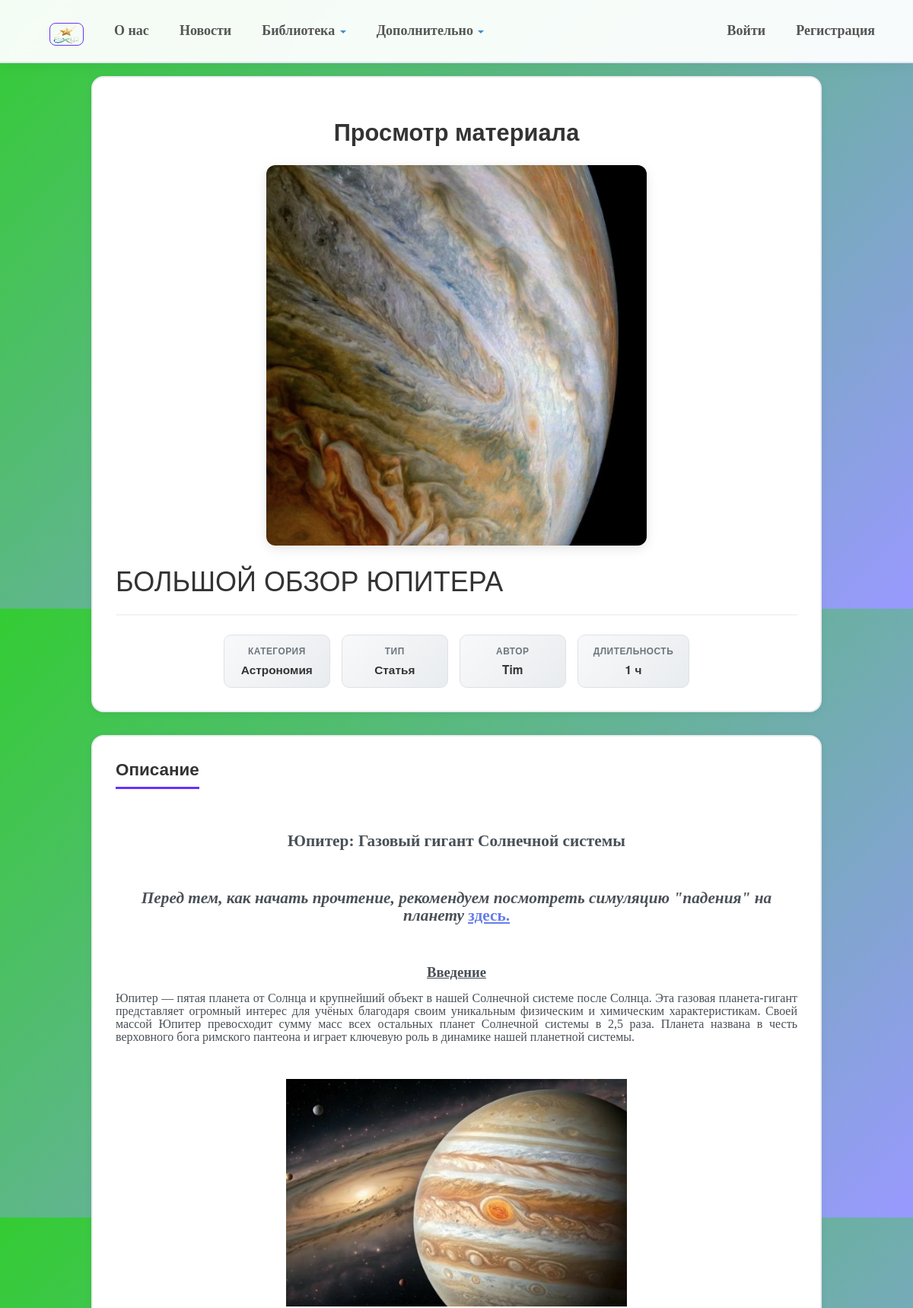
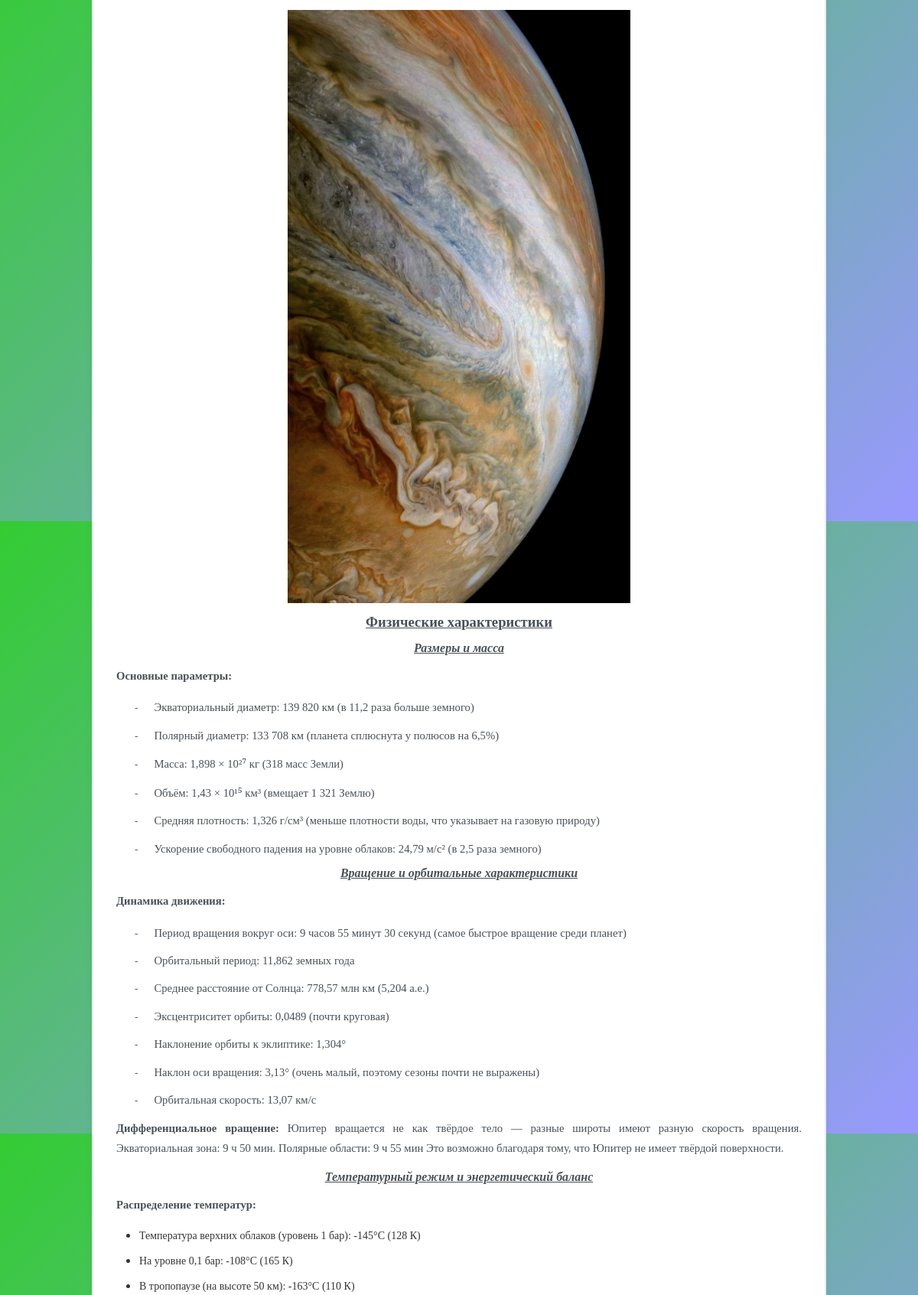
Page /catalog/material/16/ (upper part) on the committed database (2 pictures, top to bottom).
### app/models.py (models this page shows, shortened)
class EducationalMaterial(models.Model):
    MATERIAL_TYPES = [
        ('video', 'Видеолекция'),
        ('book', 'Учебник/Книга'),
        ('article', 'Статья'),
        ('presentation', 'Презентация'),
        ('test', 'Тест'),
        ('other', 'Другое'),
    ]
    title = models.CharField(max_length=100, verbose_name="Название")
    short_description = models.CharField(max_length=200, verbose_name="Краткое описание")
    full_description = models.TextField(verbose_name="Полное описание")
    material_type = models.CharField(max_length=20, choices=MATERIAL_TYPES, default='other', verbose_name="Тип")
    price = models.DecimalField(max_digits=10, decimal_places=2, default=0.00, validators=[MinValueValidator(0)], verbose_name="Цена")
    is_free = models.BooleanField(default=False, verbose_name="Бесплатный")
    image = models.ImageField(upload_to='materials/%Y/%m/%d/', blank=True, null=True)
    category = models.ForeignKey(Category, on_delete=models.CASCADE, related_name='materials', verbose_name="Категория")
    author = models.CharField(max_length=200, blank=True, verbose_name="Автор")
    duration = models.CharField(max_length=50, blank=True, verbose_name="Продолжительность")
    posted_at = models.DateTimeField(default=timezone.now, verbose_name="Опубликовано")
    class Meta:
        verbose_name = "Образовательный материал"
        verbose_name_plural = "Образовательные материалы"
        ordering = ['-posted_at', 'title']
    @property
    def is_paid(self):
        return not self.is_free and self.price > 0

class Category(models.Model):
    name = models.CharField(max_length=200, unique=True, verbose_name="Название категории")
    description = models.TextField(verbose_name="Описание", blank=True)
    slug = models.SlugField(max_length=200, unique=True, verbose_name="URL-метка")
    created_at = models.DateTimeField(auto_now_add=True)
    image = models.ImageField(upload_to='materials/%Y/%m/%d/', blank=True, null=True)
    class Meta:
        verbose_name = "Категория"
        verbose_name_plural = "Категории"
        ordering = ['name']

### app/views.py (the view)
# urls.py: path('catalog/material/<int:pk>/', app_views.material_detail, name='material_detail'),
def material_detail(request, pk):
    material = get_object_or_404(EducationalMaterial, pk=pk)
    if request.method == 'POST':
        if not request.user.is_authenticated:
            return redirect_to_login(request.get_full_path())
        if not is_client(request.user):
            raise PermissionDenied
        form = MaterialCommentForm(request.POST)
        if form.is_valid():
            comment = form.save(commit=False)
            comment.author = request.user
            comment.material = material
            comment.save()
            return redirect(material.get_absolute_url() + '#comments')
    else:
        form = MaterialCommentForm()
    has_access, pending = material_access(request.user, material)
    in_cart = material.pk in request.session.get('cart', [])
    comments = material.comments.select_related('author')
    return render(
        request,
        'app/material_detail.html',
        {
            'material': material,
            'has_access': has_access,
            'pending': pending,
            'in_cart': in_cart,
            'form': form,
            'comments': comments,
        }
    )

### app/context_processors.py (called while the page is built)
def roles(request):
    user = request.user
    return {
        'is_admin': is_admin(user),
        'is_manager': is_manager(user),
        'is_client': is_client(user),
    }

### app/roles.py (called while the page is built)
def _in_group(user, name):
    if not user.is_authenticated:
        return False
    groups = getattr(user, '_role_groups', None)
    if groups is None:
        groups = set(user.groups.values_list('name', flat=True))
        user._role_groups = groups
    return name in groups

def is_admin(user):
    return user.is_authenticated and user.is_superuser

def is_manager(user):
    return not is_admin(user) and _in_group(user, MANAGER_GROUP)

def is_client(user):
    return (user.is_authenticated and not user.is_superuser
            and not _in_group(user, MANAGER_GROUP)
            and _in_group(user, CLIENT_GROUP))

### app/views.py (called while the page is built, shortened)
def material_access(user, material):
    if not material.is_paid:
        return True, False

### app/templates/app/material_detail.html (shortened to what this page needs)
{% extends 'app/layout.html' %}
{% load static %}
{% block extra_css %}
<link rel="stylesheet" href="{% static 'app/content/material_detail.css' %}">
<link rel="stylesheet" href="{% static 'app/content/cart.css' %}">
<link rel="stylesheet" href="{% static 'app/content/material_comments.css' %}">
{% endblock %}
{% block content %}
<div class="material-detail">
    <div class="material-header">
        <h2>Просмотр материала</h2>
        {% if material.image %}
        <img src="{{ material.image.url }}" alt="{{ material.title }}" width="500px" height="500px" class="material-image-large">
        {% endif %}
        <h1 class="material-title-large">{{ material.title }}</h1>
        <div class="material-info">
            <div class="info-badge">
                <strong>Категория</strong>
                <span>{{ material.category.name|default:"Не указана" }}</span>
            </div>
            <div class="info-badge">
                <strong>Тип</strong>
                <span>{{ material.get_material_type_display|default:"Материал" }}</span>
            </div>
            <div class="info-badge">
                <strong>Автор</strong>
                <span>{{ material.author|default:"Автор" }}</span>
            </div>
            <div class="info-badge">
                <strong>Длительность</strong>
                <span>{{ material.duration|default:"Длительность" }}</span>
            </div>
        </div>
    </div>
    {% if has_access %}
    <div class="material-description-full">
        <h3>Описание</h3>
        <div>{{ material.full_description|safe }}</div>
    </div>
    {% endif %}
</div>
{% endblock %}

### app/static/app/content/site.css (style rules this page uses)
body { padding-top: 80px; padding-bottom: 50px; }

### app/static/app/content/material_detail.css (style rules this page uses)
body { margin-top: 5%; padding: 0; min-height: 100vh; background: linear-gradient(135deg, #66cc99 0%, #66b8cc 100%); }
.material-detail { max-width: 1000px; margin: 0 auto; padding: 20px; }
.material-header { background: white; border-radius: 16px; padding: 30px; margin-bottom: 30px; border: 2px solid #e9ecef; box-shadow: 0 2px 10px rgba(0, 0, 0, 0.05); }
.material-image-large { width: 100%; max-width: 500px; height: auto; max-height: 500px; object-fit: cover; border-radius: 12px; display: block; margin: 0 auto 25px; box-shadow: 0 4px 15px rgba(0, 0, 0, 0.1); }
h2 { font-size: 2.2em; color: #333; margin-bottom: 25px; font-weight: 700; line-height: 1.3; text-align: center; }
.material-info { display: flex; flex-wrap: wrap; gap: 15px; justify-content: center; margin-top: 25px; padding-top: 25px; border-top: 2px solid #f1f3f5; }
.info-badge { background: linear-gradient(135deg, #f8f9fa 0%, #e9ecef 100%); padding: 12px 20px; border-radius: 10px; display: flex; flex-direction: column; align-items: center; gap: 5px; min-width: 140px; border: 1px solid #dee2e6; transition: transform 0.2s ease, box-shadow 0.2s ease; }
.info-badge strong { font-size: 0.85em; color: #6c757d; text-transform: uppercase; letter-spacing: 0.5px; font-weight: 600; }
.info-badge span { font-size: 1.1em; color: #333; font-weight: 600; }
.material-description-full { background: white; border-radius: 16px; padding: 30px; margin-bottom: 30px; border: 2px solid #e9ecef; box-shadow: 0 2px 10px rgba(0, 0, 0, 0.05); }
.material-description-full h3 { font-size: 1.6em; color: #333; margin-bottom: 20px; padding-bottom: 12px; border-bottom: 3px solid #6633FF; display: inline-block; font-weight: 700; }
.material-description-full p { color: #495057; line-height: 1.8; font-size: 1.05em; margin: 0; }
.material-description-full h1, .material-description-full h2, .material-description-full h3, .material-description-full h4 { color: #333; margin-top: 25px; margin-bottom: 15px; }
.material-description-full h1:first-child, .material-description-full h2:first-child, .material-description-full h3:first-child { margin-top: 0; }
.material-description-full p { margin-bottom: 15px; }
.material-description-full ul, .material-description-full ol { margin-bottom: 15px; padding-left: 30px; }
.material-description-full li { margin-bottom: 8px; line-height: 1.7; }
.material-description-full em, .material-description-full i { color: #495057; }
.material-description-full a { color: #667eea; text-decoration: underline; transition: color 0.2s ease; }

### app/templates/app/layout.html (style rules this page uses)
body { background: linear-gradient(135deg, #33CC33 0%, #9999FF 100%); }

### rows in the picture
EducationalMaterial: image (picture), title "БОЛЬШОЙ ОБЗОР ЮПИТЕРА", category.name "Астрономия", material_type "Статья", author "Tim", duration "1 ч", full_description "Юпитер: Газовый гигант Солнечной системы Перед тем, как начать прочтение, рекомендуем посмотреть симуляцию \"падения\" на планету здесь. Введение Юпитер — пятая планета от Солнца и крупнейший объект в нашей Солнечной системе после Солнца. Эта газовая планета-гигант представляет огромный интерес для учёных благодаря своим уникальным физическим и химическим характеристикам. Своей массой Юпитер превосходит сумму масс всех остальных планет Солнечной системы в 2,5 раза. Планета названа в честь верховного бога римского пантеона и играет ключевую роль в динамике нашей планетной системы. Физические характеристики Размеры и масса Основные параметры: - Экваториальный диаметр: 139 820 км (в 11,2 раза…", full_description (picture)
